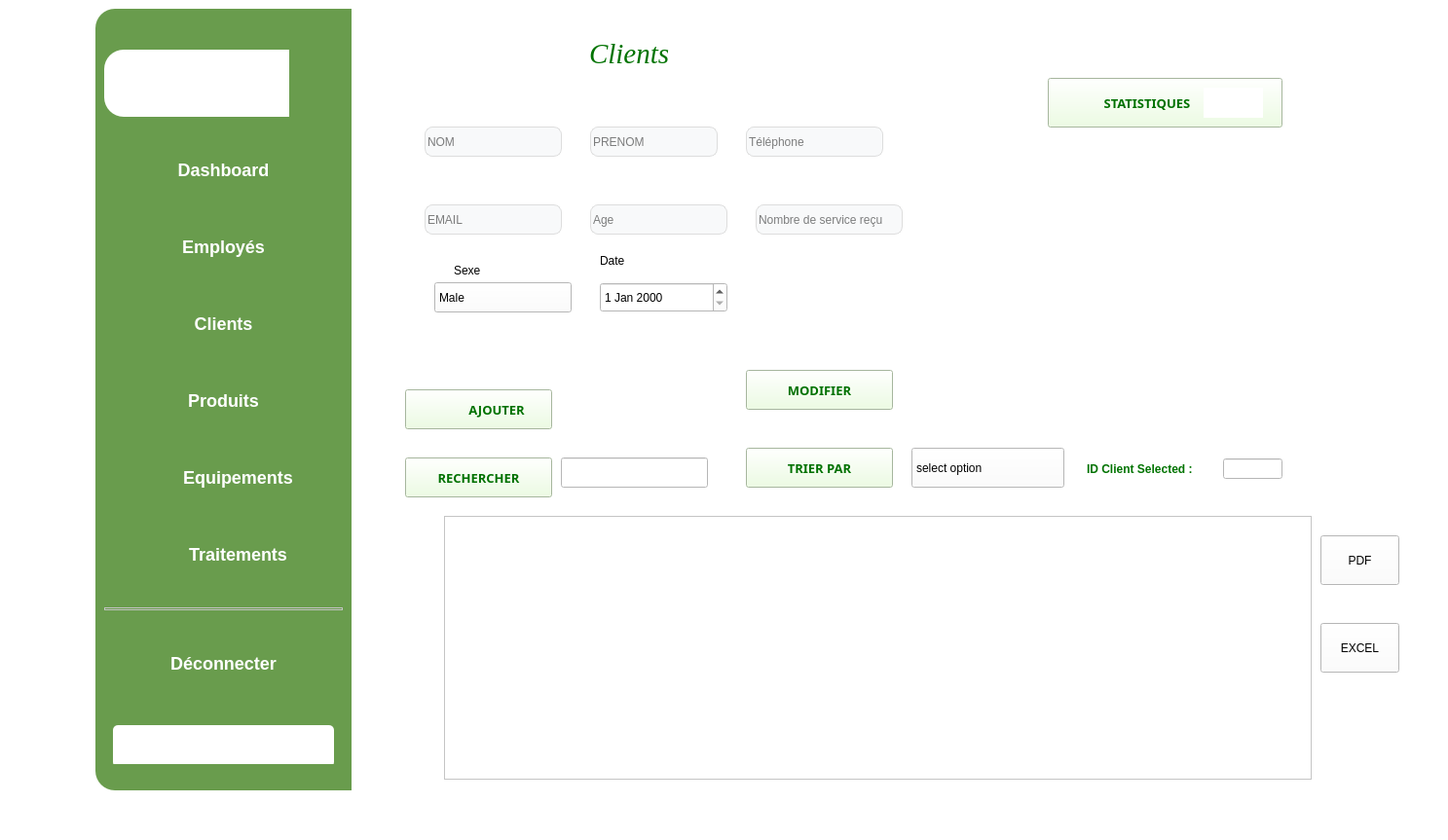
<?xml version="1.0" encoding="UTF-8"?>
<ui version="4.0">
 <class>MainWindow</class>
 <widget class="QMainWindow" name="MainWindow">
  <property name="geometry">
   <rect>
    <x>0</x>
    <y>0</y>
    <width>1487</width>
    <height>863</height>
   </rect>
  </property>
  <property name="windowTitle">
   <string>MainWindow</string>
  </property>
  <property name="styleSheet">
   <string notr="true">background-color: rgb(255, 255, 255);</string>
  </property>
  <widget class="QWidget" name="centralwidget">
   <widget class="QWidget" name="main_menu" native="true">
    <property name="geometry">
     <rect>
      <x>366</x>
      <y>-10</y>
      <width>1101</width>
      <height>831</height>
     </rect>
    </property>
    <property name="font">
     <font>
      <family>Arial</family>
      <pointsize>13</pointsize>
      <weight>75</weight>
      <bold>true</bold>
     </font>
    </property>
    <property name="styleSheet">
     <string notr="true">#info_frame QLabel,
#info_frame QLineEdit,
#info_frame QComboBox,
#function_frame QPushButton,
QHeaderView::section {
    font-family: 'Segoe UI Semibold';
    font-size: 12px;
}

/* Styles for input fields and combo boxes inside info_frame */
#info_frame QLineEdit,
#info_frame QComboBox {
    padding: 4px 5px;
    border: 1px solid #838383;
    border-radius: 2px;
}

/* Focus styles for input fields and combo boxes */
#info_frame QLineEdit:focus,
#info_frame QComboBox:focus {
    border-color: #0055ff;
}


QComboBox::drop-down{
background:transparent;
border:none;
margin-right:5px;
}


#result_frame{
border-radius:5px;
background-color:#fff;
}

QTableWidget{
border-radius:3px;
border: 1px solid #f0f0f0;
}


QHeaderView::section{
border:none;
border-bottom: 1px solid #d0c6ff;
text-align:left;
padding: 3px 5px;

}

QTableWidget::item{
border-bottom:1px solid #d0c6ff;
color:#000;
padding-left:3px;
}


#function_frame QPushButton {
    font-size: 14px;
    padding: 5px 10px;
    border: 2px solid #f0f0f0;
    border-radius: 5px;
    background-color: #84a8f7;
}


/*#function_frame#delete_btn{
background-color:#ff8183;
}*/

#function_frame QPushButton:hover{
border-color:#4c96f7;
font-size:15px;
}

#function_frame#delete_btn:hover {
border-color:#dc004;
}



#delete_btn {
    background-color: #ff0000; /* Default background color */
    color: white; /* Text color */
    border-radius: 5px; /* Rounded corners */
    padding: 5px 10px; /* Padding for the button */
}

#delete_btn:hover {
    background-color: #dc0003; /* Change background on hover */
}



</string>
    </property>
    <layout class="QVBoxLayout" name="verticalLayout_5">
     <item>
      <widget class="QStackedWidget" name="stackedWidget">
       <property name="font">
        <font>
         <family>Segoe UI Black</family>
         <weight>75</weight>
         <bold>true</bold>
        </font>
       </property>
       <property name="styleSheet">
        <string notr="true"/>
       </property>
       <property name="currentIndex">
        <number>0</number>
       </property>
       <widget class="QWidget" name="messages_page">
        <property name="font">
         <font>
          <pointsize>12</pointsize>
         </font>
        </property>
        <widget class="QWidget" name="widget_9" native="true">
         <property name="geometry">
          <rect>
           <x>-60</x>
           <y>10</y>
           <width>1141</width>
           <height>821</height>
          </rect>
         </property>
         <property name="styleSheet">
          <string notr="true">QWidget#widget_8{

    position: absolute;
    width: 3389.75px;
    height: 2997.84px;
    left: 2152.95px;
    top: 895.79px;
   
	background-color: rgba(114, 192, 78, 50);
    border: 5px solid;
	border-color: rgba(114, 192, 78, 70);

    border-radius: 30.5383px;
}</string>
         </property>
         <widget class="QLineEdit" name="nom">
          <property name="geometry">
           <rect>
            <x>130</x>
            <y>130</y>
            <width>141</width>
            <height>31</height>
           </rect>
          </property>
          <property name="styleSheet">
           <string notr="true">QWidget {
    border-radius: 8px;
    background-color: #f8f9fa; /* Light grey background */
    border: 1px solid #ddd; /* Light border */
}
</string>
          </property>
          <property name="text">
           <string/>
          </property>
          <property name="placeholderText">
           <string>NOM</string>
          </property>
         </widget>
         <widget class="QLineEdit" name="idCl">
          <property name="geometry">
           <rect>
            <x>830</x>
            <y>580</y>
            <width>141</width>
            <height>31</height>
           </rect>
          </property>
          <property name="styleSheet">
           <string notr="true">QWidget {
    border-radius: 8px;
    background-color: #f8f9fa; /* Light grey background */
    border: 1px solid #ddd; /* Light border */
}
</string>
          </property>
          <property name="text">
           <string/>
          </property>
          <property name="placeholderText">
           <string>IDCl</string>
          </property>
         </widget>
         <widget class="QLineEdit" name="prnom">
          <property name="geometry">
           <rect>
            <x>300</x>
            <y>130</y>
            <width>131</width>
            <height>31</height>
           </rect>
          </property>
          <property name="styleSheet">
           <string notr="true">QWidget {
    border-radius: 8px;
    background-color: #f8f9fa; /* Light grey background */
    border: 1px solid #ddd; /* Light border */
}
</string>
          </property>
          <property name="text">
           <string/>
          </property>
          <property name="placeholderText">
           <string>PRENOM</string>
          </property>
         </widget>
         <widget class="QLineEdit" name="mail">
          <property name="geometry">
           <rect>
            <x>130</x>
            <y>210</y>
            <width>141</width>
            <height>31</height>
           </rect>
          </property>
          <property name="styleSheet">
           <string notr="true">QWidget {
    border-radius: 8px;
    background-color: #f8f9fa; /* Light grey background */
    border: 1px solid #ddd; /* Light border */
}
</string>
          </property>
          <property name="text">
           <string/>
          </property>
          <property name="placeholderText">
           <string>EMAIL</string>
          </property>
         </widget>
         <widget class="QLineEdit" name="nbrphone">
          <property name="geometry">
           <rect>
            <x>460</x>
            <y>130</y>
            <width>141</width>
            <height>31</height>
           </rect>
          </property>
          <property name="styleSheet">
           <string notr="true">QWidget {
    border-radius: 8px;
    background-color: #f8f9fa; /* Light grey background */
    border: 1px solid #ddd; /* Light border */
}
</string>
          </property>
          <property name="text">
           <string/>
          </property>
          <property name="placeholderText">
           <string>Téléphone</string>
          </property>
         </widget>
         <widget class="QLabel" name="label_6">
          <property name="geometry">
           <rect>
            <x>270</x>
            <y>20</y>
            <width>231</width>
            <height>71</height>
           </rect>
          </property>
          <property name="font">
           <font>
            <family>Times New Roman</family>
            <pointsize>22</pointsize>
            <weight>50</weight>
            <italic>true</italic>
            <bold>false</bold>
           </font>
          </property>
          <property name="styleSheet">
           <string notr="true">color: rgb(0, 115, 0);</string>
          </property>
          <property name="text">
           <string>    Clients</string>
          </property>
         </widget>
         <widget class="QLineEdit" name="age">
          <property name="geometry">
           <rect>
            <x>300</x>
            <y>210</y>
            <width>141</width>
            <height>31</height>
           </rect>
          </property>
          <property name="styleSheet">
           <string notr="true">QWidget {
    border-radius: 8px;
    background-color: #f8f9fa; /* Light grey background */
    border: 1px solid #ddd; /* Light border */
}
</string>
          </property>
          <property name="text">
           <string/>
          </property>
          <property name="placeholderText">
           <string>Age</string>
          </property>
         </widget>
         <widget class="QTableView" name="tableView">
          <property name="geometry">
           <rect>
            <x>150</x>
            <y>530</y>
            <width>891</width>
            <height>271</height>
           </rect>
          </property>
         </widget>
         <widget class="QLineEdit" name="nb_service_recu">
          <property name="geometry">
           <rect>
            <x>470</x>
            <y>210</y>
            <width>151</width>
            <height>31</height>
           </rect>
          </property>
          <property name="styleSheet">
           <string notr="true">QWidget {
    border-radius: 8px;
    background-color: #f8f9fa; /* Light grey background */
    border: 1px solid #ddd; /* Light border */
}
</string>
          </property>
          <property name="text">
           <string/>
          </property>
          <property name="placeholderText">
           <string>Nombre de service reçu</string>
          </property>
         </widget>
         <widget class="QComboBox" name="comboBox">
          <property name="geometry">
           <rect>
            <x>630</x>
            <y>460</y>
            <width>157</width>
            <height>41</height>
           </rect>
          </property>
          <item>
           <property name="text">
            <string>select option</string>
           </property>
          </item>
          <item>
           <property name="text">
            <string>Prenom</string>
           </property>
          </item>
          <item>
           <property name="text">
            <string>Id_Client</string>
           </property>
          </item>
          <item>
           <property name="text">
            <string>Ancienneté</string>
           </property>
          </item>
         </widget>
         <widget class="QLineEdit" name="search_bar">
          <property name="geometry">
           <rect>
            <x>270</x>
            <y>470</y>
            <width>151</width>
            <height>31</height>
           </rect>
          </property>
         </widget>
         <widget class="QPushButton" name="excel">
          <property name="geometry">
           <rect>
            <x>1050</x>
            <y>640</y>
            <width>81</width>
            <height>51</height>
           </rect>
          </property>
          <property name="styleSheet">
           <string notr="true">background-color: rgb(255, 255, 255);</string>
          </property>
          <property name="text">
           <string>EXCEL</string>
          </property>
          <property name="icon">
           <iconset>
            <normaloff>../../../crud yassine/Atelier_Connexion/im/picture_as_pdf_24dp_5F6368_FILL0_wght400_GRAD0_opsz24.png</normaloff>../../../crud yassine/Atelier_Connexion/im/picture_as_pdf_24dp_5F6368_FILL0_wght400_GRAD0_opsz24.png</iconset>
          </property>
         </widget>
         <widget class="QPushButton" name="pdf">
          <property name="geometry">
           <rect>
            <x>1050</x>
            <y>550</y>
            <width>81</width>
            <height>51</height>
           </rect>
          </property>
          <property name="styleSheet">
           <string notr="true">background-color: rgb(255, 255, 255);</string>
          </property>
          <property name="text">
           <string>PDF</string>
          </property>
          <property name="icon">
           <iconset>
            <normaloff>../../../crud yassine/Atelier_Connexion/im/picture_as_pdf_24dp_5F6368_FILL0_wght400_GRAD0_opsz24.png</normaloff>../../../crud yassine/Atelier_Connexion/im/picture_as_pdf_24dp_5F6368_FILL0_wght400_GRAD0_opsz24.png</iconset>
          </property>
         </widget>
         <widget class="QLineEdit" name="id">
          <property name="geometry">
           <rect>
            <x>950</x>
            <y>471</y>
            <width>61</width>
            <height>21</height>
           </rect>
          </property>
          <property name="text">
           <string/>
          </property>
         </widget>
         <widget class="QLabel" name="label_33">
          <property name="geometry">
           <rect>
            <x>810</x>
            <y>470</y>
            <width>131</width>
            <height>24</height>
           </rect>
          </property>
          <property name="font">
           <font>
            <weight>75</weight>
            <bold>true</bold>
           </font>
          </property>
          <property name="styleSheet">
           <string notr="true">color: rgb(0, 115, 0);</string>
          </property>
          <property name="text">
           <string>ID Client Selected :</string>
          </property>
         </widget>
         <widget class="QDateEdit" name="date_inscription">
          <property name="geometry">
           <rect>
            <x>310</x>
            <y>290</y>
            <width>131</width>
            <height>31</height>
           </rect>
          </property>
         </widget>
         <widget class="QLabel" name="label_4">
          <property name="geometry">
           <rect>
            <x>310</x>
            <y>260</y>
            <width>56</width>
            <height>16</height>
           </rect>
          </property>
          <property name="text">
           <string>Date</string>
          </property>
         </widget>
         <widget class="QLabel" name="label_5">
          <property name="geometry">
           <rect>
            <x>160</x>
            <y>270</y>
            <width>56</width>
            <height>16</height>
           </rect>
          </property>
          <property name="text">
           <string>Sexe</string>
          </property>
         </widget>
         <widget class="QComboBox" name="gender">
          <property name="geometry">
           <rect>
            <x>140</x>
            <y>290</y>
            <width>141</width>
            <height>31</height>
           </rect>
          </property>
          <item>
           <property name="text">
            <string>Male</string>
           </property>
          </item>
          <item>
           <property name="text">
            <string>Female</string>
           </property>
          </item>
         </widget>
         <widget class="QPushButton" name="pushButton_28">
          <property name="geometry">
           <rect>
            <x>110</x>
            <y>470</y>
            <width>151</width>
            <height>41</height>
           </rect>
          </property>
          <property name="font">
           <font>
            <family>Verdana Pro Cond Semibold</family>
            <pointsize>10</pointsize>
            <weight>75</weight>
            <bold>true</bold>
           </font>
          </property>
          <property name="styleSheet">
           <string notr="true">color: rgb(0, 0, 0);
color: rgb(0, 113, 0);
background-color: rgb(233, 255, 220);</string>
          </property>
          <property name="text">
           <string>RECHERCHER</string>
          </property>
         </widget>
         <widget class="QPushButton" name="pushButton_59">
          <property name="geometry">
           <rect>
            <x>460</x>
            <y>460</y>
            <width>151</width>
            <height>41</height>
           </rect>
          </property>
          <property name="font">
           <font>
            <family>Verdana Pro Cond Semibold</family>
            <pointsize>10</pointsize>
            <weight>75</weight>
            <bold>true</bold>
           </font>
          </property>
          <property name="styleSheet">
           <string notr="true">color: rgb(0, 0, 0);
color: rgb(0, 113, 0);
background-color: rgb(233, 255, 220);</string>
          </property>
          <property name="text">
           <string>TRIER PAR</string>
          </property>
         </widget>
         <widget class="QPushButton" name="gostat">
          <property name="geometry">
           <rect>
            <x>770</x>
            <y>80</y>
            <width>241</width>
            <height>51</height>
           </rect>
          </property>
          <property name="font">
           <font>
            <family>Verdana Pro Semibold</family>
            <pointsize>10</pointsize>
            <weight>75</weight>
            <bold>true</bold>
           </font>
          </property>
          <property name="styleSheet">
           <string notr="true">background-color: rgb(233, 255, 220);
color: rgb(0, 113, 0);</string>
          </property>
          <property name="text">
           <string>STATISTIQUES           </string>
          </property>
         </widget>
         <widget class="QLabel" name="label_7">
          <property name="geometry">
           <rect>
            <x>930</x>
            <y>90</y>
            <width>61</width>
            <height>31</height>
           </rect>
          </property>
          <property name="styleSheet">
           <string notr="true">background-color: rgb(255, 255, 255);</string>
          </property>
          <property name="text">
           <string/>
          </property>
          <property name="pixmap">
           <pixmap>../../../../../Downloads/Capture_d_écran_2024-11-17_125616-removebg-preview.png</pixmap>
          </property>
          <property name="scaledContents">
           <bool>true</bool>
          </property>
         </widget>
         <widget class="QPushButton" name="ajouter">
          <property name="geometry">
           <rect>
            <x>110</x>
            <y>400</y>
            <width>151</width>
            <height>41</height>
           </rect>
          </property>
          <property name="font">
           <font>
            <family>Verdana Pro Cond Semibold</family>
            <pointsize>10</pointsize>
            <weight>75</weight>
            <bold>true</bold>
           </font>
          </property>
          <property name="styleSheet">
           <string notr="true">color: rgb(0, 0, 0);
color: rgb(0, 113, 0);
background-color: rgb(233, 255, 220);</string>
          </property>
          <property name="text">
           <string>           AJOUTER</string>
          </property>
         </widget>
         <widget class="QPushButton" name="modifier">
          <property name="geometry">
           <rect>
            <x>460</x>
            <y>380</y>
            <width>151</width>
            <height>41</height>
           </rect>
          </property>
          <property name="font">
           <font>
            <family>Verdana Pro Cond Semibold</family>
            <pointsize>10</pointsize>
            <weight>75</weight>
            <bold>true</bold>
           </font>
          </property>
          <property name="styleSheet">
           <string notr="true">color: rgb(0, 0, 0);
color: rgb(0, 113, 0);
background-color: rgb(233, 255, 220);</string>
          </property>
          <property name="text">
           <string>MODIFIER</string>
          </property>
         </widget>
         <zorder>idCl</zorder>
         <zorder>prnom</zorder>
         <zorder>mail</zorder>
         <zorder>nbrphone</zorder>
         <zorder>label_6</zorder>
         <zorder>age</zorder>
         <zorder>tableView</zorder>
         <zorder>nb_service_recu</zorder>
         <zorder>nom</zorder>
         <zorder>comboBox</zorder>
         <zorder>search_bar</zorder>
         <zorder>excel</zorder>
         <zorder>pdf</zorder>
         <zorder>id</zorder>
         <zorder>label_33</zorder>
         <zorder>date_inscription</zorder>
         <zorder>label_4</zorder>
         <zorder>label_5</zorder>
         <zorder>gender</zorder>
         <zorder>pushButton_28</zorder>
         <zorder>pushButton_59</zorder>
         <zorder>gostat</zorder>
         <zorder>label_7</zorder>
         <zorder>ajouter</zorder>
         <zorder>modifier</zorder>
        </widget>
       </widget>
       <widget class="QWidget" name="page">
        <widget class="QLabel" name="stat_gender">
         <property name="geometry">
          <rect>
           <x>210</x>
           <y>20</y>
           <width>711</width>
           <height>451</height>
          </rect>
         </property>
         <property name="text">
          <string/>
         </property>
        </widget>
        <widget class="QPushButton" name="back">
         <property name="geometry">
          <rect>
           <x>500</x>
           <y>510</y>
           <width>141</width>
           <height>41</height>
          </rect>
         </property>
         <property name="styleSheet">
          <string notr="true">QPushButton {
    background-color: #6200ea;
    color: white;
    border-radius: 6px;
    padding: 10px 24px;
    font-size: 14px;
    letter-spacing: 1px;
    text-transform: uppercase;
    transition: background-color 0.3s ease;
}
QPushButton:hover {
    background-color: #3700b3;
}
QPushButton:pressed {
    background-color: #30009c;
}</string>
         </property>
         <property name="text">
          <string>Go Back</string>
         </property>
        </widget>
       </widget>
      </widget>
     </item>
    </layout>
   </widget>
   <widget class="QFrame" name="verticalFrame_2">
    <property name="geometry">
     <rect>
      <x>89</x>
      <y>0</y>
      <width>281</width>
      <height>821</height>
     </rect>
    </property>
    <property name="sizePolicy">
     <sizepolicy hsizetype="Preferred" vsizetype="Minimum">
      <horstretch>0</horstretch>
      <verstretch>0</verstretch>
     </sizepolicy>
    </property>
    <property name="maximumSize">
     <size>
      <width>300</width>
      <height>16777215</height>
     </size>
    </property>
    <property name="styleSheet">
     <string notr="true">QFrame{
	
border-top-left-radius: 20px;
border-bottom-left-radius: 20px;
}

QPushButton:enabled{


height: 24px;

	
	background-color: rgb(153, 153, 230);
border-radius: 4px;




/* Se Connecter */





font-weight: 700;
font-size: 16px;
line-height: 24px;

color: #FFFFFF;


}


QPushButton:disabled{


height: 24px;

background: transparent;
border-radius: 4px;




/* Se Connecter */





font-weight: 700;
font-size: 16px;
line-height: 24px;

color: #A9A9A9	;


}



</string>
    </property>
    <layout class="QVBoxLayout" name="verticalLayout_8">
     <item>
      <widget class="QFrame" name="verticalFrame_3">
       <property name="styleSheet">
        <string notr="true">background-color: rgb(105, 156, 77);
border-color: rgb(0, 85, 0);</string>
       </property>
       <layout class="QVBoxLayout" name="verticalLayout_9">
        <property name="spacing">
         <number>16</number>
        </property>
        <property name="topMargin">
         <number>28</number>
        </property>
        <item>
         <widget class="QLabel" name="label_17">
          <property name="minimumSize">
           <size>
            <width>190</width>
            <height>69</height>
           </size>
          </property>
          <property name="maximumSize">
           <size>
            <width>190</width>
            <height>69</height>
           </size>
          </property>
          <property name="styleSheet">
           <string notr="true">background-color: rgb(255, 255, 255);</string>
          </property>
          <property name="text">
           <string/>
          </property>
          <property name="pixmap">
           <pixmap>../../../../../Downloads/Capture_d_écran_2024-09-23_094847-removebg-preview (1).png</pixmap>
          </property>
          <property name="scaledContents">
           <bool>true</bool>
          </property>
         </widget>
        </item>
        <item>
         <widget class="QWidget" name="horizontalWidget_2" native="true">
          <property name="maximumSize">
           <size>
            <width>16777215</width>
            <height>49</height>
           </size>
          </property>
          <property name="styleSheet">
           <string notr="true"/>
          </property>
          <layout class="QHBoxLayout" name="horizontalLayout_3">
           <item>
            <widget class="QPushButton" name="pushButton">
             <property name="styleSheet">
              <string notr="true">
width: 140px;
height: 25px;

font-family: 'Manrope';
font-style: normal;
font-weight: 700;
font-size: 18px;
line-height: 25px;
</string>
             </property>
             <property name="text">
              <string>Dashboard</string>
             </property>
            </widget>
           </item>
          </layout>
         </widget>
        </item>
        <item>
         <widget class="QWidget" name="horizontalWidget_3" native="true">
          <property name="maximumSize">
           <size>
            <width>16777215</width>
            <height>49</height>
           </size>
          </property>
          <property name="styleSheet">
           <string notr="true">
width: 140px;
height: 25px;

font-family: 'Manrope';
font-style: normal;
font-weight: 700;
font-size: 18px;
line-height: 25px;
/* identical to box height */

color: #FFFFFF;


</string>
          </property>
          <layout class="QHBoxLayout" name="horizontalLayout_4">
           <item>
            <widget class="QPushButton" name="EmploiesRoomsOpen">
             <property name="styleSheet">
              <string notr="true"/>
             </property>
             <property name="text">
              <string>Employés</string>
             </property>
            </widget>
           </item>
          </layout>
         </widget>
        </item>
        <item>
         <widget class="QWidget" name="horizontalWidget_5" native="true">
          <property name="maximumSize">
           <size>
            <width>16777215</width>
            <height>49</height>
           </size>
          </property>
          <property name="styleSheet">
           <string notr="true">
width: 140px;
height: 25px;

font-family: 'Manrope';
font-style: normal;
font-weight: 700;
font-size: 18px;
line-height: 25px;
/* identical to box height */

color: #FFFFFF;


</string>
          </property>
          <layout class="QHBoxLayout" name="horizontalLayout_39">
           <item>
            <widget class="QPushButton" name="ClientsRoomsOpen">
             <property name="styleSheet">
              <string notr="true"/>
             </property>
             <property name="text">
              <string>Clients</string>
             </property>
            </widget>
           </item>
          </layout>
         </widget>
        </item>
        <item>
         <widget class="QWidget" name="horizontalWidget_6" native="true">
          <property name="maximumSize">
           <size>
            <width>16777215</width>
            <height>49</height>
           </size>
          </property>
          <property name="styleSheet">
           <string notr="true">
width: 140px;
height: 25px;

font-family: 'Manrope';
font-style: normal;
font-weight: 700;
font-size: 18px;
line-height: 25px;
/* identical to box height */

color: #FFFFFF;


</string>
          </property>
          <layout class="QHBoxLayout" name="horizontalLayout_40">
           <item>
            <widget class="QPushButton" name="VehiculeRoomsOpen">
             <property name="styleSheet">
              <string notr="true"/>
             </property>
             <property name="text">
              <string>Produits</string>
             </property>
            </widget>
           </item>
          </layout>
         </widget>
        </item>
        <item>
         <widget class="QWidget" name="horizontalWidget_7" native="true">
          <property name="maximumSize">
           <size>
            <width>16777215</width>
            <height>49</height>
           </size>
          </property>
          <property name="styleSheet">
           <string notr="true">
width: 140px;
height: 25px;

font-family: 'Manrope';
font-style: normal;
font-weight: 700;
font-size: 18px;
line-height: 25px;
/* identical to box height */

color: #FFFFFF;


</string>
          </property>
          <layout class="QHBoxLayout" name="horizontalLayout_42">
           <item>
            <widget class="QLabel" name="label_84">
             <property name="sizePolicy">
              <sizepolicy hsizetype="Preferred" vsizetype="Preferred">
               <horstretch>0</horstretch>
               <verstretch>0</verstretch>
              </sizepolicy>
             </property>
             <property name="minimumSize">
              <size>
               <width>24</width>
               <height>24</height>
              </size>
             </property>
             <property name="maximumSize">
              <size>
               <width>24</width>
               <height>24</height>
              </size>
             </property>
             <property name="styleSheet">
              <string notr="true">background-image: url(:/public/icons/public/icons/users.png);</string>
             </property>
             <property name="text">
              <string/>
             </property>
            </widget>
           </item>
           <item>
            <widget class="QPushButton" name="PartenairesRoomsOpen">
             <property name="styleSheet">
              <string notr="true"/>
             </property>
             <property name="text">
              <string>Equipements</string>
             </property>
            </widget>
           </item>
          </layout>
         </widget>
        </item>
        <item>
         <widget class="QWidget" name="horizontalWidget_8" native="true">
          <property name="maximumSize">
           <size>
            <width>16777215</width>
            <height>49</height>
           </size>
          </property>
          <property name="styleSheet">
           <string notr="true">
width: 140px;
height: 25px;

font-family: 'Manrope';
font-style: normal;
font-weight: 700;
font-size: 18px;
line-height: 25px;
/* identical to box height */

color: #FFFFFF;


</string>
          </property>
          <layout class="QHBoxLayout" name="horizontalLayout_45">
           <item>
            <widget class="QLabel" name="label_85">
             <property name="sizePolicy">
              <sizepolicy hsizetype="Preferred" vsizetype="Preferred">
               <horstretch>0</horstretch>
               <verstretch>0</verstretch>
              </sizepolicy>
             </property>
             <property name="minimumSize">
              <size>
               <width>24</width>
               <height>24</height>
              </size>
             </property>
             <property name="maximumSize">
              <size>
               <width>24</width>
               <height>24</height>
              </size>
             </property>
             <property name="styleSheet">
              <string notr="true">background-image: url(:/public/icons/public/icons/users.png);</string>
             </property>
             <property name="text">
              <string/>
             </property>
            </widget>
           </item>
           <item>
            <widget class="QPushButton" name="CommandeRoomsOpen">
             <property name="styleSheet">
              <string notr="true"/>
             </property>
             <property name="text">
              <string>Traitements</string>
             </property>
            </widget>
           </item>
          </layout>
         </widget>
        </item>
        <item>
         <widget class="Line" name="line">
          <property name="styleSheet">
           <string notr="true">

position: absolute;
width: 218px;
height: 0px;
left: 116px;
top: 535px;

border: 1px solid #C4C4C4;
</string>
          </property>
          <property name="orientation">
           <enum>Qt::Horizontal</enum>
          </property>
         </widget>
        </item>
        <item>
         <widget class="QWidget" name="horizontalWidget_4" native="true">
          <property name="maximumSize">
           <size>
            <width>16777215</width>
            <height>49</height>
           </size>
          </property>
          <property name="styleSheet">
           <string notr="true"/>
          </property>
          <layout class="QHBoxLayout" name="horizontalLayout_5">
           <item>
            <widget class="QPushButton" name="pushButton_2">
             <property name="styleSheet">
              <string notr="true">
width: 140px;
height: 25px;

font-family: 'Manrope';
font-style: normal;
font-weight: 700;
font-size: 18px;
line-height: 25px;
</string>
             </property>
             <property name="text">
              <string>Déconnecter</string>
             </property>
            </widget>
           </item>
          </layout>
         </widget>
        </item>
        <item>
         <widget class="QWidget" name="horizontalWidget" native="true">
          <property name="maximumSize">
           <size>
            <width>16777215</width>
            <height>49</height>
           </size>
          </property>
          <layout class="QHBoxLayout" name="horizontalLayout">
           <item>
            <widget class="QLineEdit" name="LineEdit_AIChat">
             <property name="minimumSize">
              <size>
               <width>0</width>
               <height>43</height>
              </size>
             </property>
             <property name="styleSheet">
              <string notr="true">background-color: rgb(255, 255, 255);
border-radius: 5px;
color:black;</string>
             </property>
            </widget>
           </item>
          </layout>
         </widget>
        </item>
       </layout>
      </widget>
     </item>
    </layout>
   </widget>
  </widget>
  <widget class="QMenuBar" name="menubar">
   <property name="geometry">
    <rect>
     <x>0</x>
     <y>0</y>
     <width>1487</width>
     <height>26</height>
    </rect>
   </property>
  </widget>
  <widget class="QStatusBar" name="statusbar"/>
 </widget>
 <resources/>
 <connections/>
</ui>
